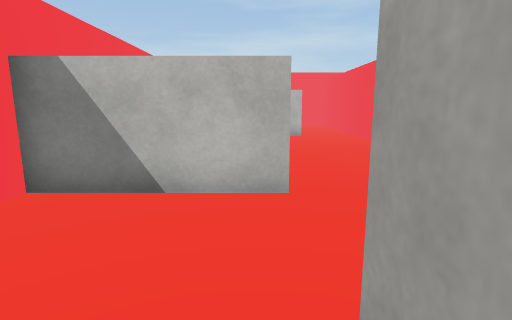
[1] (above)

15 first-person views from a walk through a Unity game level. The camera is 1.3 m above the floor, tilts 10° down and sees 80° across. The floor is counted in squares, 1 m on a side. Each view is taken from the middle of a square. On the plan, view 1 faces up. The plan holds only what a view shows up to about 14 squares ahead; the rest is blank. The place goes on beyond the plan. The player is left out. Some animated figures are left out. Surface patterns are stand-ins for the level's own textures.

[2]
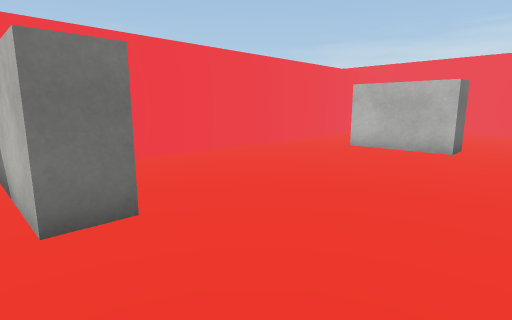

[3]
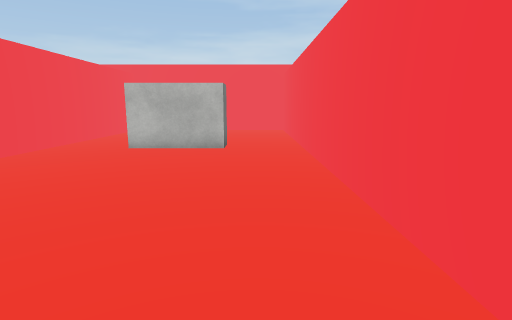

[4]
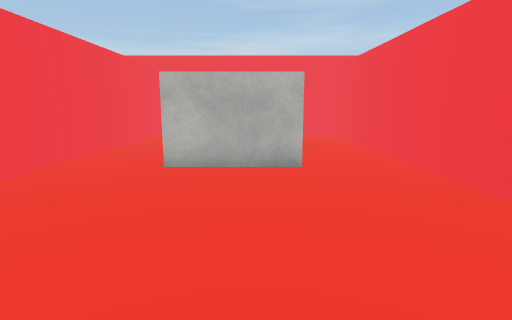

[5]
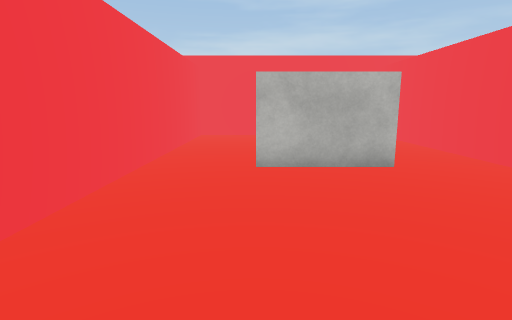

[6]
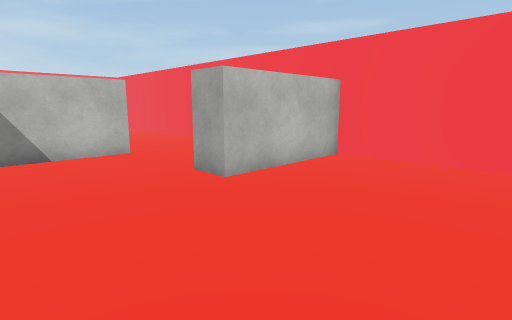

[7]
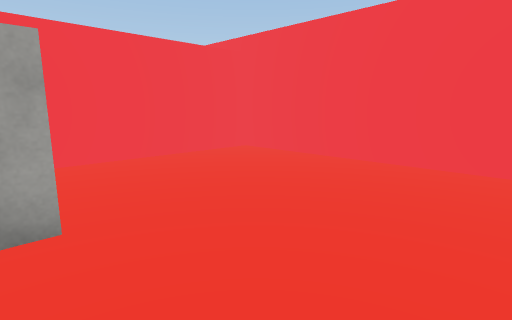

[8]
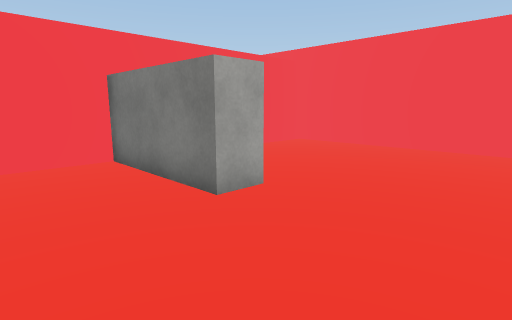

[9]
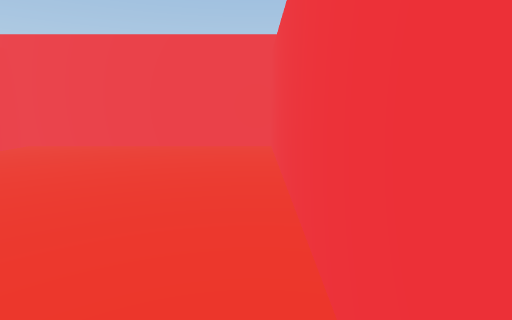

[10]
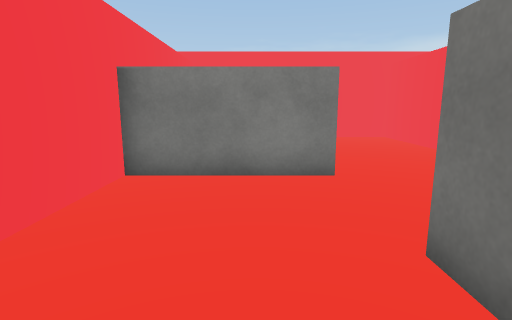

[11]
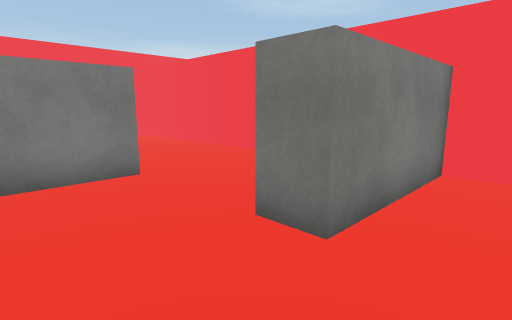

[12]
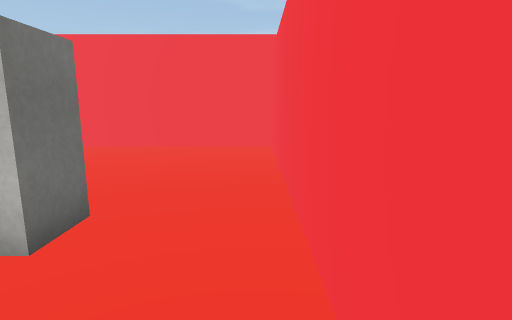

[13]
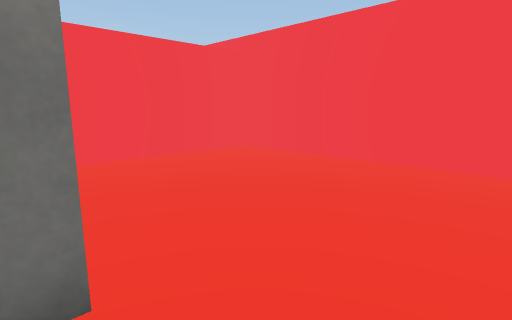

[14]
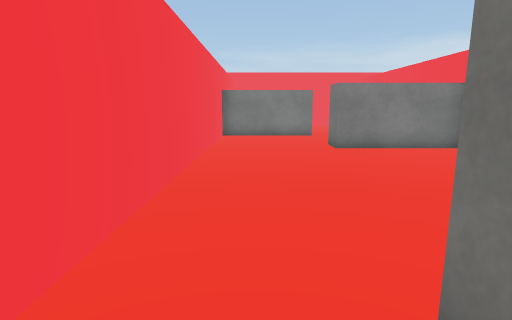

[15]
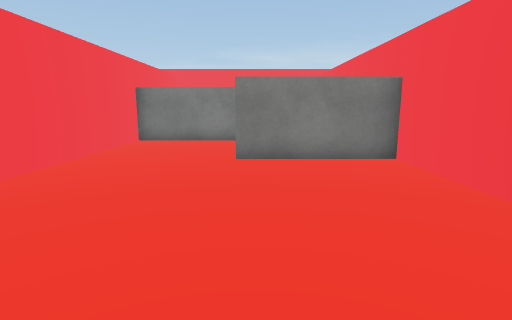

### Floor plan
Points are (right, up) in squares from view 1. A wall is a line through its corners. A room is listed if a view was taken in it or the views show most of it. See-through windows are left out.
Room 1 (views 1, 2, 3, 4, 5, 6, 7, 8, 9, 10, 11, 12, 13, 14, 15)
walls: (0.5, 5.5) (0.5, 4.5) (-3.5, 4.5) (-3.5, -6) (4.5, -6) (4.5, 0.3) (0.5, 0.3) (0.5, 1.3) (4.5, 1.3) (4.5, 21) (-3.5, 21) (-3.5, 5.5) (0.5, 5.5); (2, 14.6) (2, 13.5) (-1, 13.5)

Where each view was taken, in squares from view 1:
view 1: 0 up, 0 right, facing up
view 2: 4 up, 4 right, facing up-left
view 3: 4 up, 3 right, facing up
view 4: 7 up, 1 right, facing up
view 5: 7 up, 1 left, facing up
view 6: 4 down, 3 left, facing up-right
view 7: 1 up, 3 left, facing down-right
view 8: 4 up, 3 left, facing down-right
view 9: 4 up, 3 left, facing down
view 10: 7 up, 2 right, facing down
view 11: 7 up, 3 right, facing down-left
view 12: 11 up, 4 right, facing up
view 13: 14 up, 4 right, facing up-left
view 14: 15 up, 3 right, facing down
view 15: 13 up, 0 right, facing down
